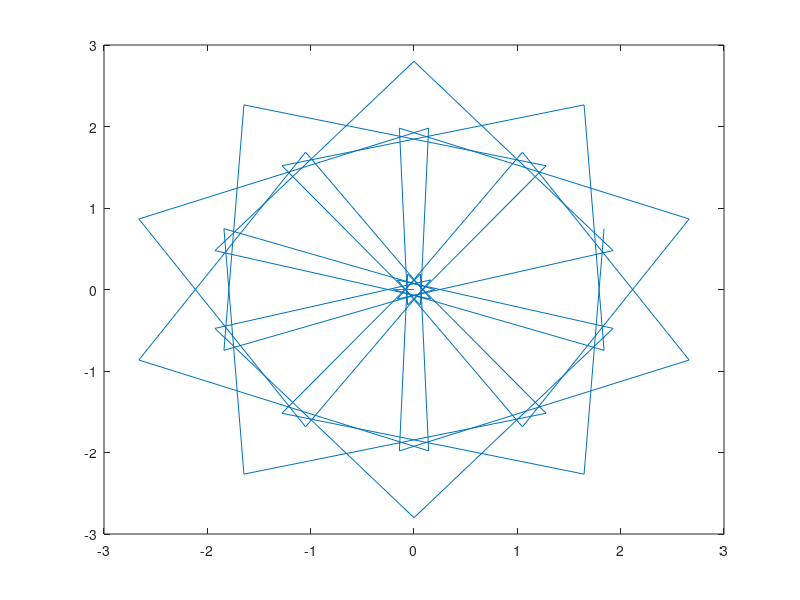

The MATLAB source for this figure:
function main()
a = 5
n = 3
m = 10

step = pi/2;
border = 2 * m * pi;
x = zeros(border / step)
y = zeros(border / step)
i = 1;
for fi = 0 : step : border
    x(i) = x_value(a, n, m, fi)
    y(i) = y_value(a, n, m, fi)
    i = i + 1
end
plot(x, y)
end

function x = x_value(a, n, m, fi)
    x = (1 + n/m) * cos(fi * n / m) - a * (n / m) * cos((1 + n/m) * fi)
end

function y = y_value(a, n, m, fi)
    y = (1 + n/m) * sin(fi * n / m) - a * (n / m) * sin((1 + n/m) * fi)
end